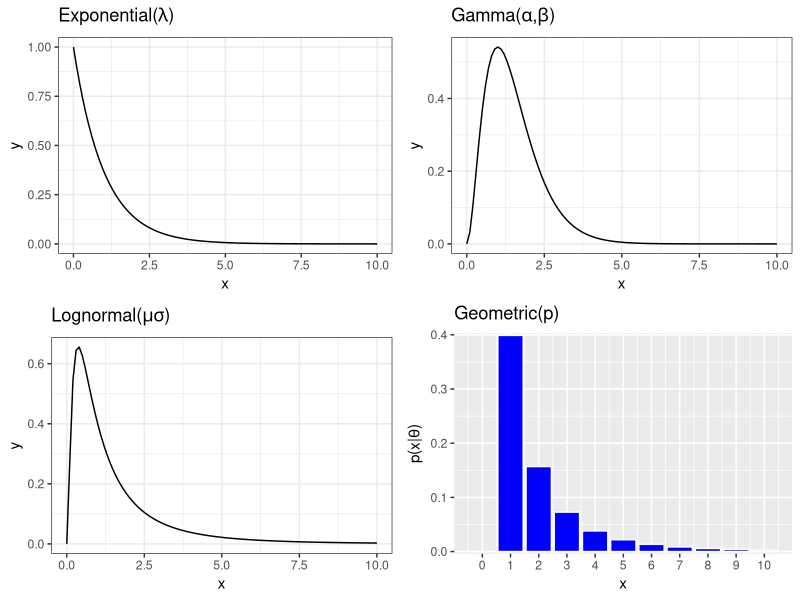

The R script that drew this image:
## ---- chunk 1
knitr::opts_chunk$set(echo = TRUE, message=FALSE, warning=FALSE, fig.width = 6, fig.height = 3)
## ---- chunk 2
library(tidyverse)
library(gridExtra)
## ---- chunk 3
df <- data.frame(x = 0:10, y = dexp(0:10, 1))
p1 <- ggplot(data=df,aes(x=x))+
  stat_function(fun=dexp, args=list(rate=1)) + ggtitle(expression(paste("Exponential(", lambda, ")"))) + theme_bw()

df <- data.frame(x = 0:10, y = dgamma(0:10,shape=3, rate=2))
p2 <- ggplot(data=df,aes(x=x))+
  stat_function(fun=dgamma, args=list(shape=3, rate=2)) + ggtitle(expression(paste("Gamma(", alpha,",", beta, ")"))) + theme_bw()


df <- data.frame(x = 0:10, y = dlnorm(0:10, meanlog=0, sdlog=1))
p3 <- ggplot(data=df,aes(x=x))+
  stat_function(fun=dlnorm, args=list(meanlog=0, sdlog=1)) + ggtitle(expression(paste("Lognormal(", mu,sigma, ")"))) + theme_bw()



p4 <- ggplot(df, aes(x = x, y = y)) + geom_bar(stat = "identity", col = "white", fill = "blue") + 
  scale_y_continuous(expand = c(0.01, 0)) + scale_x_continuous(breaks=(0:10)) + xlab("x") + ylab(expression(paste("p(x|", theta, ")"))) + ggtitle("Geometric(p)") + 
  theme(plot.title = element_text(size = rel(1.2), vjust = 1.5))

grid.arrange(p1, p2, p3, p4, ncol=2)
